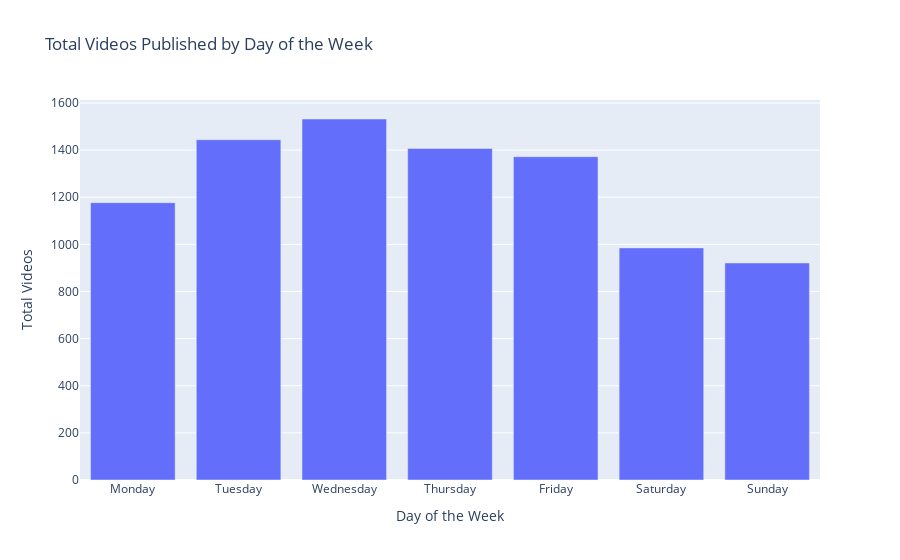

Here is the notebook cell this chart was saved with:
### Markdown cell above
It's interesting to see that more videos are uploaded on Mondays and Fridays. Fewer videos are uploaded during the weekend. This could be because of the nature of the niche that is more geared towards tutorials and heavy materials, which is not suitable for weekends' consumption. But it could also just means that most creators work on their videos during the weekend or during the week and upload them beginning of the week or Friday.

### Code cell
video_count_per_day = video_df.groupby('pushblishDayName').size().reset_index(name='total_videos')

# Define the order of the days of the week
days_order = ['Monday', 'Tuesday', 'Wednesday', 'Thursday', 'Friday', 'Saturday', 'Sunday']

# Create the Plotly bar graph
fig = px.bar(video_count_per_day, x='pushblishDayName', y='total_videos', 
             title='Total Videos Published by Day of the Week',
             labels={'pushblishDayName': 'Day of the Week', 'total_videos': 'Total Videos'},
             category_orders={'pushblishDayName': days_order})

# Show the plot
fig.show()

### Figure 1 — Plotly figure (JSON) as saved in the notebook; plotly's stock layout.template omitted (floating-point values rounded to 4 significant figures)
{"data": [{"alignmentgroup": "True", "hovertemplate": "Day of the Week=%{x}<br>Total Videos=%{y}<extra></extra>", "legendgroup": "", "marker": {"color": "#636efa", "pattern": {"shape": ""}}, "name": "", "offsetgroup": "", "orientation": "v", "showlegend": false, "textposition": "auto", "type": "bar", "x": ["Friday", "Monday", "Saturday", "Sunday", "Thursday", "Tuesday", "Wednesday"], "xaxis": "x", "y": [1372, 1177, 985, 921, 1407, 1444, 1532], "yaxis": "y"}], "layout": {"barmode": "relative", "legend": {"tracegroupgap": 0}, "title": {"text": "Total Videos Published by Day of the Week"}, "xaxis": {"anchor": "y", "categoryarray": ["Monday", "Tuesday", "Wednesday", "Thursday", "Friday", "Saturday", "Sunday"], "categoryorder": "array", "domain": [0, 1], "title": {"text": "Day of the Week"}}, "yaxis": {"anchor": "x", "domain": [0, 1], "title": {"text": "Total Videos"}}}}
